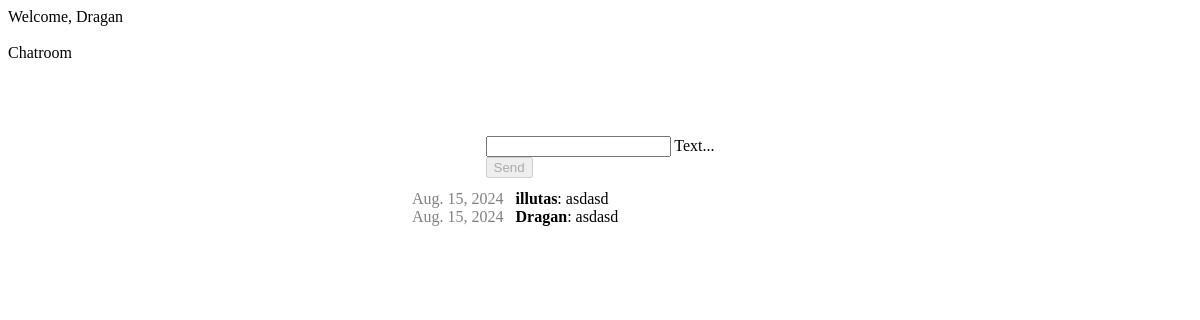
The app's page /chat/ (signed in), older data.
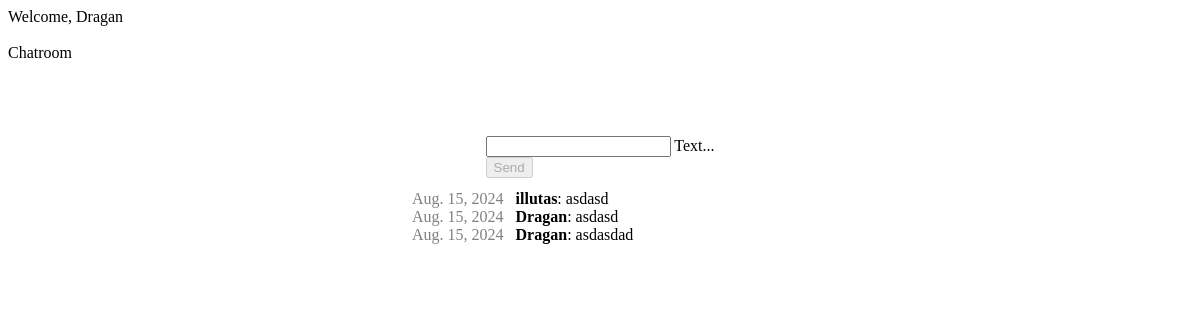
The same page, newer data.
### chat/models.py (models this page shows)
class Message(models.Model):
    text = models.CharField(max_length=500)
    created_at = models.DateField(default=date.today)
    author = models.ForeignKey(settings.AUTH_USER_MODEL, on_delete=models.CASCADE, related_name='author_message_set')
    receiver = models.ForeignKey(settings.AUTH_USER_MODEL, on_delete=models.CASCADE, related_name='receiver_message_set')
    chat = models.ForeignKey(Chat, on_delete=models.CASCADE, default=None, blank=True, null=True)

### chat/views.py (the view, shortened to what this page needs)
# urls.py: path('chat/', index, name='chat'),
@login_required(login_url='/login/')
def index(request):
    chatMessages = Message.objects.filter(chat__id=1)
    return render(request, 'chat/index.html', {'messages': chatMessages})

### chat/templates/chat/index.html (shortened to what this page needs)
{% extends "base.html" %} {% block content %}
<div class="page-content">
  {% if request.user.is_authenticated %}
  <form onsubmit="sendMessage(); return false" method="post">
    <div class="mdl-textfield mdl-js-textfield mdl-textfield--floating-label">
      <input
        class="mdl-textfield__input"
        name="textmessage"
        type="text"
        id="chatMsg"
        onkeyup="isMessageTextEmpty()"
      />
      <label class="mdl-textfield__label" for="sample3">Text...</label>
    </div>
    <button
      id="sendButton"
      class="mdl-button mdl-js-button mdl-button--raised mdl-js-ripple-effect mdl-button--accent"
      type="submit"
      disabled
    >
      Send
    </button>
  </form>
  <div class="chat-msg" id="msgContainer">
    {% for message in messages %}
    <div>
      <div>
        <span class="mr-8 gray">{{message.created_at}}</span>
        <b>{{message.author}}</b>: {{message.text}}
      </div>
    </div>
    {% endfor %}
  </div>
  {% else %}
  <h1>Sie sind nicht eingeloggt</h1>
  <p>Bitte loggen Sie sich ein <a href="/login/">Login</a></p>
  {% endif %}
</div>
{% endblock %}

Row changes from the older to the newer data that the page shows:
added Message: created_at "Aug. 15, 2024", author "Dragan", text "asdasdad"
